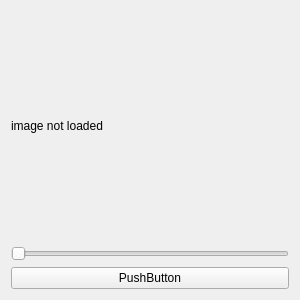
<?xml version="1.0" encoding="UTF-8"?>
<ui version="4.0">
 <class>Form</class>
 <widget class="QWidget" name="Form">
  <property name="geometry">
   <rect>
    <x>0</x>
    <y>0</y>
    <width>300</width>
    <height>300</height>
   </rect>
  </property>
  <property name="minimumSize">
   <size>
    <width>300</width>
    <height>300</height>
   </size>
  </property>
  <property name="windowTitle">
   <string>Form</string>
  </property>
  <layout class="QVBoxLayout" name="verticalLayout">
   <item>
    <widget class="QLabel" name="imageLabel">
     <property name="text">
      <string>image not loaded</string>
     </property>
    </widget>
   </item>
   <item>
    <widget class="QSlider" name="horizontalSlider">
     <property name="maximum">
      <number>10</number>
     </property>
     <property name="pageStep">
      <number>1</number>
     </property>
     <property name="orientation">
      <enum>Qt::Horizontal</enum>
     </property>
    </widget>
   </item>
   <item>
    <widget class="QPushButton" name="pushButton">
     <property name="text">
      <string>PushButton</string>
     </property>
    </widget>
   </item>
  </layout>
 </widget>
 <resources/>
 <connections/>
</ui>
